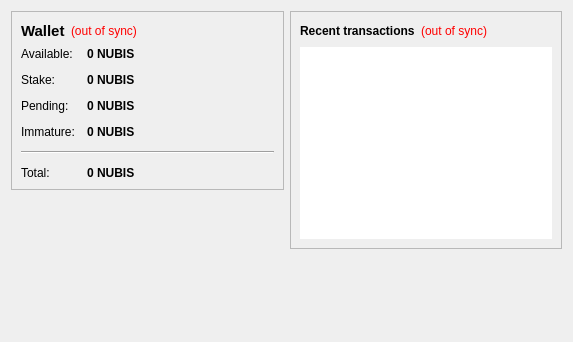
<?xml version="1.0" encoding="UTF-8"?>
<ui version="4.0">
 <class>OverviewPage</class>
 <widget class="QWidget" name="OverviewPage">
  <property name="geometry">
   <rect>
    <x>0</x>
    <y>0</y>
    <width>573</width>
    <height>342</height>
   </rect>
  </property>
  <property name="windowTitle">
   <string>Form</string>
  </property>
  <property name="styleSheet">
   <string notr="true">color: rgb(0, 0, 0);</string>
  </property>
  <layout class="QHBoxLayout" name="horizontalLayout" stretch="1,1">
   <item>
    <layout class="QVBoxLayout" name="verticalLayout_2">
     <item>
      <widget class="QFrame" name="frame">
       <property name="frameShape">
        <enum>QFrame::StyledPanel</enum>
       </property>
       <property name="frameShadow">
        <enum>QFrame::Raised</enum>
       </property>
       <layout class="QVBoxLayout" name="verticalLayout_4">
        <item>
         <layout class="QHBoxLayout" name="horizontalLayout_4">
          <item>
           <widget class="QLabel" name="label_5">
            <property name="font">
             <font>
              <pointsize>11</pointsize>
              <weight>75</weight>
              <bold>true</bold>
             </font>
            </property>
            <property name="text">
             <string>Wallet</string>
            </property>
           </widget>
          </item>
          <item>
           <widget class="QLabel" name="labelWalletStatus">
            <property name="toolTip">
             <string>The displayed information may be out of date. Your wallet automatically synchronizes with the Nubis network after a connection is established, but this process has not completed yet.</string>
            </property>
            <property name="styleSheet">
             <string notr="true">QLabel { color: red; }</string>
            </property>
            <property name="text">
             <string notr="true">(out of sync)</string>
            </property>
            <property name="alignment">
             <set>Qt::AlignLeading|Qt::AlignLeft|Qt::AlignVCenter</set>
            </property>
           </widget>
          </item>
          <item>
           <spacer name="horizontalSpacer_2">
            <property name="orientation">
             <enum>Qt::Horizontal</enum>
            </property>
            <property name="sizeHint" stdset="0">
             <size>
              <width>40</width>
              <height>20</height>
             </size>
            </property>
           </spacer>
          </item>
         </layout>
        </item>
        <item>
         <layout class="QFormLayout" name="formLayout_2">
          <property name="fieldGrowthPolicy">
           <enum>QFormLayout::AllNonFixedFieldsGrow</enum>
          </property>
          <property name="horizontalSpacing">
           <number>12</number>
          </property>
          <property name="verticalSpacing">
           <number>12</number>
          </property>
          <item row="0" column="0">
           <widget class="QLabel" name="label">
            <property name="text">
             <string>Available:</string>
            </property>
           </widget>
          </item>
          <item row="0" column="1">
           <widget class="QLabel" name="labelBalance">
            <property name="font">
             <font>
              <weight>75</weight>
              <bold>true</bold>
             </font>
            </property>
            <property name="cursor">
             <cursorShape>IBeamCursor</cursorShape>
            </property>
            <property name="toolTip">
             <string>Your current spendable balance</string>
            </property>
            <property name="text">
             <string notr="true">0 NUBIS</string>
            </property>
            <property name="textInteractionFlags">
             <set>Qt::LinksAccessibleByMouse|Qt::TextSelectableByKeyboard|Qt::TextSelectableByMouse</set>
            </property>
           </widget>
          </item>
          <item row="1" column="0">
           <widget class="QLabel" name="label_6">
            <property name="text">
             <string>Stake:</string>
            </property>
           </widget>
          </item>
          <item row="1" column="1">
           <widget class="QLabel" name="labelStake">
            <property name="font">
             <font>
              <weight>75</weight>
              <bold>true</bold>
             </font>
            </property>
            <property name="cursor">
             <cursorShape>IBeamCursor</cursorShape>
            </property>
            <property name="toolTip">
             <string>Total of coins that was staked, and do not yet count toward the current balance</string>
            </property>
            <property name="text">
             <string notr="true">0 NUBIS</string>
            </property>
            <property name="textInteractionFlags">
             <set>Qt::LinksAccessibleByMouse|Qt::TextSelectableByKeyboard|Qt::TextSelectableByMouse</set>
            </property>
           </widget>
          </item>
          <item row="2" column="0">
           <widget class="QLabel" name="label_3">
            <property name="text">
             <string>Pending:</string>
            </property>
           </widget>
          </item>
          <item row="2" column="1">
           <widget class="QLabel" name="labelUnconfirmed">
            <property name="font">
             <font>
              <weight>75</weight>
              <bold>true</bold>
             </font>
            </property>
            <property name="cursor">
             <cursorShape>IBeamCursor</cursorShape>
            </property>
            <property name="toolTip">
             <string>Total of transactions that have yet to be confirmed, and do not yet count toward the current balance</string>
            </property>
            <property name="text">
             <string notr="true">0 NUBIS</string>
            </property>
            <property name="textInteractionFlags">
             <set>Qt::LinksAccessibleByMouse|Qt::TextSelectableByKeyboard|Qt::TextSelectableByMouse</set>
            </property>
           </widget>
          </item>
          <item row="3" column="0">
           <widget class="QLabel" name="labelImmatureText">
            <property name="text">
             <string>Immature:</string>
            </property>
           </widget>
          </item>
          <item row="3" column="1">
           <widget class="QLabel" name="labelImmature">
            <property name="font">
             <font>
              <weight>75</weight>
              <bold>true</bold>
             </font>
            </property>
            <property name="toolTip">
             <string>Mined balance that has not yet matured</string>
            </property>
            <property name="text">
             <string notr="true">0 NUBIS</string>
            </property>
            <property name="textInteractionFlags">
             <set>Qt::LinksAccessibleByMouse|Qt::TextSelectableByKeyboard|Qt::TextSelectableByMouse</set>
            </property>
           </widget>
          </item>
          <item row="4" column="0" colspan="2">
           <widget class="Line" name="line">
            <property name="orientation">
             <enum>Qt::Horizontal</enum>
            </property>
           </widget>
          </item>
          <item row="5" column="0">
           <widget class="QLabel" name="labelTotalText">
            <property name="text">
             <string>Total:</string>
            </property>
           </widget>
          </item>
          <item row="5" column="1">
           <widget class="QLabel" name="labelTotal">
            <property name="font">
             <font>
              <weight>75</weight>
              <bold>true</bold>
             </font>
            </property>
            <property name="cursor">
             <cursorShape>IBeamCursor</cursorShape>
            </property>
            <property name="toolTip">
             <string>Your current total balance</string>
            </property>
            <property name="text">
             <string notr="true">0 NUBIS</string>
            </property>
            <property name="textInteractionFlags">
             <set>Qt::LinksAccessibleByMouse|Qt::TextSelectableByKeyboard|Qt::TextSelectableByMouse</set>
            </property>
           </widget>
          </item>
         </layout>
        </item>
       </layout>
      </widget>
     </item>
     <item>
      <spacer name="verticalSpacer">
       <property name="orientation">
        <enum>Qt::Vertical</enum>
       </property>
       <property name="sizeHint" stdset="0">
        <size>
         <width>20</width>
         <height>40</height>
        </size>
       </property>
      </spacer>
     </item>
    </layout>
   </item>
   <item>
    <layout class="QVBoxLayout" name="verticalLayout_3">
     <item>
      <widget class="QFrame" name="frame_2">
       <property name="frameShape">
        <enum>QFrame::StyledPanel</enum>
       </property>
       <property name="frameShadow">
        <enum>QFrame::Raised</enum>
       </property>
       <layout class="QVBoxLayout" name="verticalLayout">
        <item>
         <layout class="QHBoxLayout" name="horizontalLayout_2">
          <item>
           <widget class="QLabel" name="label_4">
            <property name="text">
             <string>&lt;b&gt;Recent transactions&lt;/b&gt;</string>
            </property>
           </widget>
          </item>
          <item>
           <widget class="QLabel" name="labelTransactionsStatus">
            <property name="toolTip">
             <string>The displayed information may be out of date. Your wallet automatically synchronizes with the Nubis network after a connection is established, but this process has not completed yet.</string>
            </property>
            <property name="styleSheet">
             <string notr="true">QLabel { color: red; }</string>
            </property>
            <property name="text">
             <string notr="true">(out of sync)</string>
            </property>
            <property name="alignment">
             <set>Qt::AlignRight|Qt::AlignTrailing|Qt::AlignVCenter</set>
            </property>
           </widget>
          </item>
          <item>
           <spacer name="horizontalSpacer">
            <property name="orientation">
             <enum>Qt::Horizontal</enum>
            </property>
            <property name="sizeHint" stdset="0">
             <size>
              <width>40</width>
              <height>20</height>
             </size>
            </property>
           </spacer>
          </item>
         </layout>
        </item>
        <item>
         <widget class="QListView" name="listTransactions">
          <property name="styleSheet">
           <string notr="true">QListView { background: transparent; }
color: rgb(0, 0, 0);</string>
          </property>
          <property name="frameShape">
           <enum>QFrame::NoFrame</enum>
          </property>
          <property name="verticalScrollBarPolicy">
           <enum>Qt::ScrollBarAlwaysOff</enum>
          </property>
          <property name="horizontalScrollBarPolicy">
           <enum>Qt::ScrollBarAlwaysOff</enum>
          </property>
          <property name="selectionMode">
           <enum>QAbstractItemView::NoSelection</enum>
          </property>
         </widget>
        </item>
       </layout>
      </widget>
     </item>
     <item>
      <spacer name="verticalSpacer_2">
       <property name="orientation">
        <enum>Qt::Vertical</enum>
       </property>
       <property name="sizeHint" stdset="0">
        <size>
         <width>20</width>
         <height>40</height>
        </size>
       </property>
      </spacer>
     </item>
    </layout>
   </item>
  </layout>
 </widget>
 <resources/>
 <connections/>
</ui>
